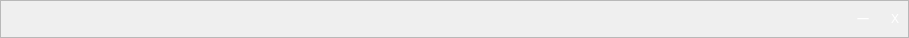
       <widget class="QFrame" name="frame_title">
        <property name="minimumSize">
         <size>
          <width>0</width>
          <height>38</height>
         </size>
        </property>
        <property name="maximumSize">
         <size>
          <width>16777215</width>
          <height>38</height>
         </size>
        </property>
        <property name="styleSheet">
         <string notr="true">#frame_title
{
background-color: rgb(57, 67, 87);
}</string>
        </property>
        <property name="frameShape">
         <enum>QFrame::StyledPanel</enum>
        </property>
        <property name="frameShadow">
         <enum>QFrame::Raised</enum>
        </property>
        <layout class="QHBoxLayout" name="horizontalLayout">
         <property name="leftMargin">
          <number>0</number>
         </property>
         <property name="topMargin">
          <number>0</number>
         </property>
         <property name="rightMargin">
          <number>0</number>
         </property>
         <property name="bottomMargin">
          <number>0</number>
         </property>
         <item>
          <widget class="QPushButton" name="pushButton_icon">
           <property name="minimumSize">
            <size>
             <width>88</width>
             <height>36</height>
            </size>
           </property>
           <property name="maximumSize">
            <size>
             <width>88</width>
             <height>36</height>
            </size>
           </property>
           <property name="styleSheet">
            <string notr="true">QPushButton
{
border: none;
color: pink;
text-align: left;
font: 800 18px &quot;微软雅黑&quot;;
background-color: transparent;
}</string>
           </property>
           <property name="text">
            <string/>
           </property>
          </widget>
         </item>
         <item>
          <spacer name="horizontalSpacer">
           <property name="orientation">
            <enum>Qt::Horizontal</enum>
           </property>
           <property name="sizeHint" stdset="0">
            <size>
             <width>755</width>
             <height>1</height>
            </size>
           </property>
          </spacer>
         </item>
         <item>
          <widget class="QPushButton" name="pushButton_min">
           <property name="minimumSize">
            <size>
             <width>26</width>
             <height>26</height>
            </size>
           </property>
           <property name="maximumSize">
            <size>
             <width>26</width>
             <height>26</height>
            </size>
           </property>
           <property name="styleSheet">
            <string notr="true">QPushButton
{
border: none;
color: white;
border-radius: 2px;
font: 400 14px &quot;微软雅黑&quot;;
background-color: transparent;
}

QPushButton:checked
{
background-color: rgb(40, 183, 194);
}

QPushButton:hover
{
background-color: rgb(40, 183, 194);
}</string>
           </property>
           <property name="text">
            <string>一</string>
           </property>
          </widget>
         </item>
         <item>
          <widget class="QPushButton" name="pushButton_close">
           <property name="minimumSize">
            <size>
             <width>26</width>
             <height>26</height>
            </size>
           </property>
           <property name="maximumSize">
            <size>
             <width>26</width>
             <height>26</height>
            </size>
           </property>
           <property name="styleSheet">
            <string notr="true">QPushButton
{
border: none;
color: white;
border-radius: 2px;
font: 400 14px &quot;微软雅黑&quot;;
background-color: transparent;
}

QPushButton:checked
{
background-color: rgb(40, 183, 194);
}

QPushButton:hover
{
background-color: rgb(40, 183, 194);
}</string>
           </property>
           <property name="text">
            <string>X</string>
           </property>
          </widget>
         </item>
        </layout>
       </widget>
